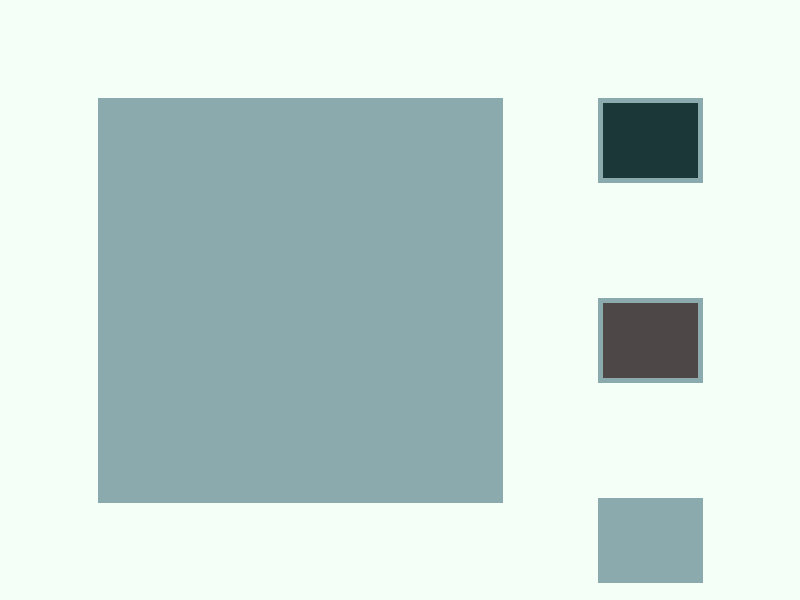
Frame 1 (no input)
Frame 60 (the mouse pressed at the canvas centre just before this capture): identical to frame 1, image omitted
Frame 120 (the mouse held since frame 60 and released just before this capture): identical to frame 1, image omitted

The Processing sketch that drew this single still picture (run headless with seeded random() and noise(); from frame 60 on, the mouse is pressed at the canvas centre):

// Processing sketch: buttons_checkpoint_2
// ── buttons_checkpoint_2.pde
color onyx = #000f08;
color jetBlack =#1C3738;
color charcoal =#4D4847;
color mintCream =#F4FFF8;
color coolSteel =#8BAAAD;
color white =#FFFFFF;
color selectedColour; 

void setup() {
  size(800,600);
  strokeWeight(5);
  stroke(coolSteel);
  selectedColour = coolSteel;
}

void draw () {
  background(mintCream);
  
  if (600 < mouseX && mouseX < 700 && 100 < mouseY && mouseY< 180) {
    stroke(white);
  }
  else {
    stroke(coolSteel);
  }
  fill(jetBlack);
  rect(600,100,100,80);
  
  if (600 < mouseX && mouseX < 700 && 300 < mouseY && mouseY< 380) {
    stroke(white);
  }
  else {
    stroke(coolSteel);
  }
  
  fill(charcoal);
  rect(600,300,100,80);
  
  if (600 < mouseX && mouseX < 700 && 500 < mouseY && mouseY< 580) {
    stroke(white);
  }
  else {
    stroke(coolSteel);
  }
  fill(coolSteel);
  rect(600,500,100,80);
  
  stroke(coolSteel);
  fill(selectedColour);
  square(100,100,400);
  
}


void mouseReleased() {
  if (600 < mouseX && mouseX < 700 && 100 < mouseY && mouseY< 180) {
    selectedColour = jetBlack;
 }
 
 if (600 < mouseX && mouseX < 700 && 300 < mouseY && mouseY< 380) {
    selectedColour = charcoal;
 }
 
 if (600 < mouseX && mouseX < 700 && 500 < mouseY && mouseY< 580) {
    selectedColour = coolSteel;
 }
}
